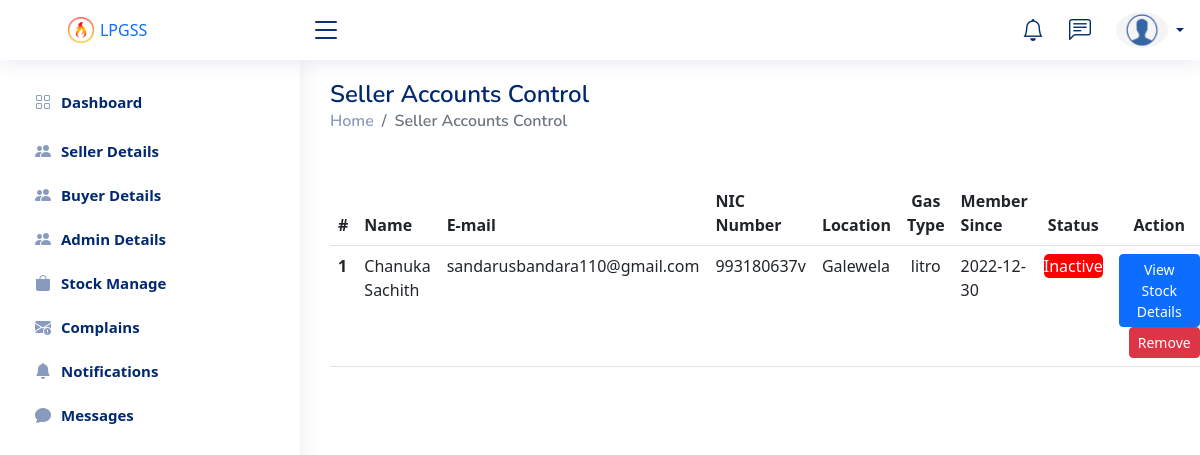
Screenshot of /pannels/admin/sellerAccounts.php (signed in) with the database file from the repository.
### tables this page shows
CREATE TABLE `user_details` (
  `nic` varchar(12) NOT NULL,
  `firstName` varchar(50) NOT NULL,
  `lastName` varchar(50) NOT NULL,
  `gmail` varchar(100) NOT NULL,
  `address` varchar(100) NOT NULL,
  `password` varchar(100) NOT NULL,
  `status` int NOT NULL DEFAULT '0',
  `registerd` timestamp NOT NULL DEFAULT CURRENT_TIMESTAMP,
  `roleId` int NOT NULL
);

CREATE TABLE `dealer_gas_details` (
  `dealerNic` varchar(12) NOT NULL,
  `code` varchar(100) NOT NULL,
  `brand` varchar(50) NOT NULL
);

### pannels/admin/sellerAccounts.php (the view, shortened to what this page needs)
<?php
    include_once "database/connection.php";
    $limit = 12;
    $page = isset($_GET['did']) ? $_GET['did'] : 1 ;
    $start = ($page - 1) * $limit;
    $loop = 1;
?>
<!DOCTYPE html>
<html lang="en">
<head>
    <link rel="stylesheet" href="styles/style.css">
    <link rel="stylesheet" href="vendor/bootstrap/css/bootstrap.min.css">
    <link rel="stylesheet" href="vendor/bootstrap-icons/bootstrap-icons.css">
    <link rel="stylesheet" href="vendor/boxicons/css/boxicons.min.css">
    <link rel="stylesheet" href="vendor/quill/quill.snow.css">
    <link rel="stylesheet" href="vendor/quill/quill.bubble.css">
    <link rel="stylesheet" href="vendor/remixicon/remixicon.css">
    <link rel="stylesheet" href="vendor/simple-datatables/style.css">
</head>
<body>
        <?php
            include_once "layouts/topnav.php";
            include_once "layouts/sidenavbar.php";
        ?>
   <main id="main" class="main all-data">
        <div class="pagetitle">
            <h1>Seller Accounts Control</h1>
            <nav>
                <ol class="breadcrumb">
                    <li class="breadcrumb-item"><a href="dashboard.php">Home</a></li>
                    <li class="breadcrumb-item active">Seller Accounts Control</li>
                </ol>
            </nav>
        </div>
        <table class="table table-hover mt-5">
            <thead>
                <tr>
                    <th scope="col">#</th>
                    <th scope="col">Name</th>
                    <th scope="col">E-mail</th>
                    <th scope="col">NIC Number</th>
                    <th scope="col">Location</th>
                    <th class="text-center" scope="col">Gas Type</th>
                    <th scope="col">Member Since</th>
                    <th class="text-center" scope="col">Status</th>
                    <th class="text-center" scope="col">Action</th>
                </tr>
            </thead>
            <tbody>
                <?php
                    $query = mysqli_query($con, "SELECT * FROM user_details,roles,dealer_gas_details WHERE dealer_gas_details.dealerNic = user_details.nic AND roles.id = user_details.roleId AND roles.name = 'dealer' LIMIT $start, $limit");
                    if(mysqli_num_rows($query) > 0){
                        while($row = mysqli_fetch_assoc($query)){
                            echo '
                                <tr>
                                    <th scope="row">'.$loop.'</th>
                                    <td>'.$row['firstName'].' '.$row['lastName'].'</td>
                                    <td>'.$row['gmail'].'</td>
                                    <td>'.$row['nic'].'</td>
                                    <td>'.$row['address'].'</td>
                                    <td class="text-center">'.($row['brand']== "all"? "Litro/Laughfs": $row['brand']).'</td>
                                    <td>'.date("Y-m-d", strtotime($row['registerd'])).'</td>
                                    <td class="text-center">'.($row['status'] == 0 ? "<p style='background: #f00; color: #fff; border-radius:5px;'>Inactive</p>": "<p style=' background: #0f0;color: #fff; border-radius: 5px'>Active</p>").'</td>
                                    <td class="text-center"><button id="stoc-view" value='.$row['nic'].' class="btn btn-sm btn-primary">View Stock Details</button><button class="btn btn-danger btn-sm" style="margin-left: 10px;" value='.$row['nic'].' id="drmove-btn">Remove</button></td>
                                </tr>
                            ';
                            ++$loop;
                        }
                    }
                    else{
                        echo '<tr class="text-center">
                            <td colspan="8">No Users Found</td>
                        </tr>';
                    }
                ?>
            </tbody>
        </table>
    </main>
</body>
</html>

### pannels/admin/styles/style.css (style rules this page uses)
:root { scroll-behavior: smooth; }
body { font-family: "Open Sans", sans-serif; background: #f6f9ff; color: #444444; }
a { color: #4154f1; text-decoration: none; }
h1, h2, h3, h4, h5, h6 { font-family: "Nunito", sans-serif; }
#main { margin-top: 60px; padding: 20px 30px; transition: all 0.3s; }
.pagetitle { margin-bottom: 10px; }
.pagetitle h1 { font-size: 24px; margin-bottom: 0; font-weight: 600; color: #012970; }
.breadcrumb { font-size: 14px; font-family: "Nunito", sans-serif; color: #899bbd; font-weight: 600; }
.breadcrumb a { color: #899bbd; transition: 0.3s; }
.breadcrumb .breadcrumb-item::before { color: #899bbd; }
.breadcrumb .active { color: #51678f; font-weight: 600; }
@media (min-width: 1200px) { #main, #footer { margin-left: 300px; } }

### pannels/admin/sellerAccounts.php (style rules this page uses)
a { text-decoration: none; }

### rows the page displays
user_details: firstName "Chanuka", lastName "Sachith", gmail "sandarusbandara110@gmail.com", nic "993180637v", address "Galewela", dealer_gas_details.brand "litro", registerd "2022-12-30", status "Inactive"
